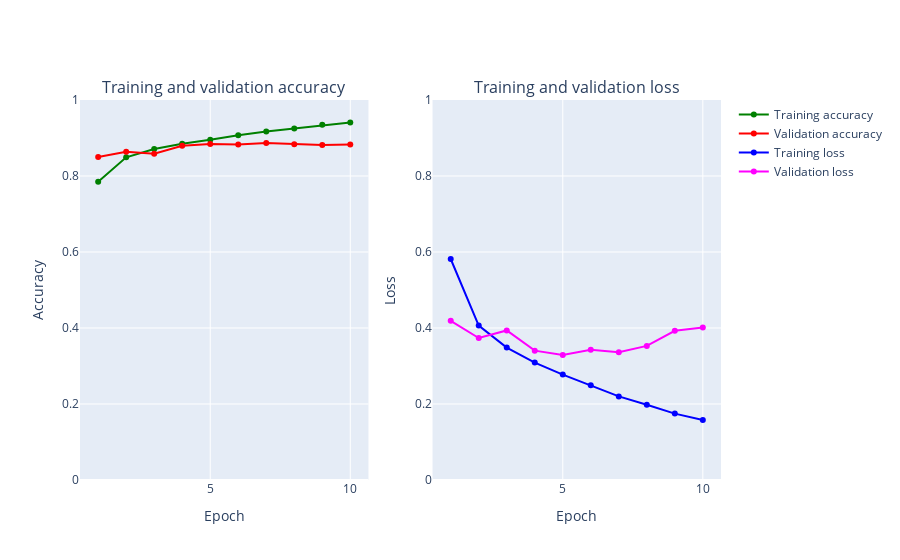

Notebook source saved alongside this figure:
### Markdown cell above
## Trying out tanh

### Code cell
from tensorflow.keras.layers import Conv2D,Flatten
from numpy import mean
from numpy import std
from matplotlib import pyplot
from sklearn.model_selection import KFold
from keras.datasets import fashion_mnist
from keras.utils import to_categorical
from keras.models import Sequential
from keras.layers import Conv2D
from keras.layers import MaxPooling2D
from keras.layers import Dense
from keras.layers import Flatten
from keras.optimizers import SGD
from keras.layers import Dropout
from keras.layers import BatchNormalization
from keras.layers import Activation
from keras.layers import LeakyReLU
epochs = 15
num_classes = 10
X_train = X_train.reshape((X_train.shape[0], 28, 28, 1))
X_test = X_test.reshape((X_test.shape[0], 28, 28, 1))
fashion_model = Sequential()
fashion_model.add(Conv2D(32, kernel_size=(3, 3),activation='tanh',input_shape=(28,28,1)))
fashion_model.add(MaxPooling2D((2, 2)))
fashion_model.add(Conv2D(64, (3, 3), activation='tanh'))
fashion_model.add(MaxPooling2D(pool_size=(2, 2)))
fashion_model.add(Conv2D(128, (3, 3), activation='tanh'))
fashion_model.add(MaxPooling2D(pool_size=(2, 2)))
fashion_model.add(Flatten())
fashion_model.add(Dense(128, activation='linear'))
fashion_model.add(Dense(num_classes, activation='softmax'))

fashion_model.compile(loss=keras.losses.sparse_categorical_crossentropy, optimizer=keras.optimizers.Adam(),metrics=['accuracy'])
fashion_model.summary()

h_callback = fashion_model.fit(X_train, y_train, epochs = 10,
               validation_data=(X_test, y_test))

# Plot train vs test loss during training 
plot_accuracy_and_loss(h_callback)

### Figure 1 — Plotly figure (JSON) as saved in the notebook; plotly's stock layout.template omitted (floating-point values rounded to 4 significant figures)
{"data": [{"marker": {"color": "Green"}, "mode": "markers+lines", "name": "Training accuracy", "text": ["1", "2", "3", "4", "5", "6", "7", "8", "9", "10"], "type": "scatter", "x": [1, 2, 3, 4, 5, 6, 7, 8, 9, 10], "xaxis": "x", "y": [0.7849, 0.8491, 0.8711, 0.8847, 0.8951, 0.9074, 0.9174, 0.9251, 0.9347, 0.9408], "yaxis": "y"}, {"marker": {"color": "Red"}, "mode": "markers+lines", "name": "Validation accuracy", "text": ["1", "2", "3", "4", "5", "6", "7", "8", "9", "10"], "type": "scatter", "x": [1, 2, 3, 4, 5, 6, 7, 8, 9, 10], "xaxis": "x", "y": [0.8499, 0.8641, 0.8588, 0.8793, 0.8839, 0.8827, 0.8867, 0.8837, 0.8813, 0.8827], "yaxis": "y"}, {"marker": {"color": "Blue"}, "mode": "markers+lines", "name": "Training loss", "text": ["1", "2", "3", "4", "5", "6", "7", "8", "9", "10"], "type": "scatter", "x": [1, 2, 3, 4, 5, 6, 7, 8, 9, 10], "xaxis": "x2", "y": [0.5816, 0.4065, 0.3484, 0.3091, 0.2774, 0.2494, 0.22, 0.1981, 0.1747, 0.1578], "yaxis": "y2"}, {"marker": {"color": "Magenta"}, "mode": "markers+lines", "name": "Validation loss", "text": ["1", "2", "3", "4", "5", "6", "7", "8", "9", "10"], "type": "scatter", "x": [1, 2, 3, 4, 5, 6, 7, 8, 9, 10], "xaxis": "x2", "y": [0.4188, 0.3736, 0.3937, 0.3405, 0.3288, 0.3427, 0.336, 0.3529, 0.3927, 0.4011], "yaxis": "y2"}], "layout": {"annotations": [{"font": {"size": 16}, "showarrow": false, "text": "Training and validation accuracy", "x": 0.225, "xanchor": "center", "xref": "paper", "y": 1, "yanchor": "bottom", "yref": "paper"}, {"font": {"size": 16}, "showarrow": false, "text": "Training and validation loss", "x": 0.775, "xanchor": "center", "xref": "paper", "y": 1, "yanchor": "bottom", "yref": "paper"}], "xaxis": {"anchor": "y", "domain": [0, 0.45], "title": {"text": "Epoch"}}, "xaxis2": {"anchor": "y2", "domain": [0.55, 1], "title": {"text": "Epoch"}}, "yaxis": {"anchor": "x", "domain": [0, 1], "range": [0, 1], "title": {"text": "Accuracy"}}, "yaxis2": {"anchor": "x2", "domain": [0, 1], "range": [0, 1], "title": {"text": "Loss"}}}}
